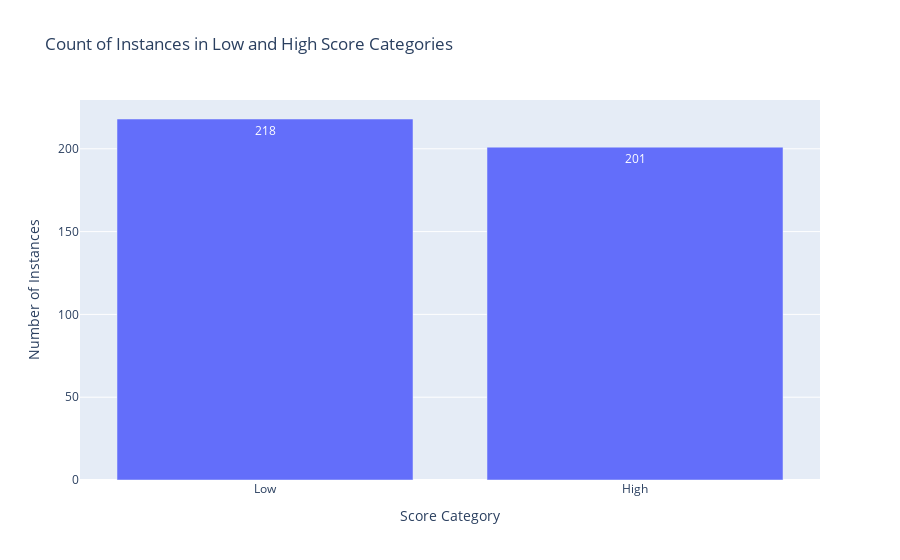

Notebook code for this chart:
### Code cell
# Count the instances for each Score_Category
score_category_counts = filtered_df['Score_Category'].value_counts()

# Create a bar plot using Plotly to visualize the counts of 'Low' and 'High'
fig00 = px.bar(x=score_category_counts.index, 
             y=score_category_counts.values, 
             labels={'x': 'Score Category', 'y': 'Count of Instances'}, 
             title='Count of Instances in Low and High Score Categories',
             text=score_category_counts.values)  # Display counts on bars

# Customize the layout
fig00.update_layout(xaxis_title='Score Category', 
                  yaxis_title='Number of Instances',
                  showlegend=False)

# Show the figure
fig00.show()

### Figure 1 — Plotly figure (JSON) as saved in the notebook; plotly's stock layout.template omitted (floating-point values rounded to 4 significant figures)
{"data": [{"alignmentgroup": "True", "hovertemplate": "Score Category=%{x}<br>Count of Instances=%{y}<br>text=%{text}<extra></extra>", "legendgroup": "", "marker": {"color": "#636efa", "pattern": {"shape": ""}}, "name": "", "offsetgroup": "", "orientation": "v", "showlegend": false, "text": [218, 201], "textposition": "auto", "type": "bar", "x": ["Low", "High"], "xaxis": "x", "y": [218, 201], "yaxis": "y"}], "layout": {"barmode": "relative", "legend": {"tracegroupgap": 0}, "showlegend": false, "title": {"text": "Count of Instances in Low and High Score Categories"}, "xaxis": {"anchor": "y", "domain": [0, 1], "title": {"text": "Score Category"}}, "yaxis": {"anchor": "x", "domain": [0, 1], "title": {"text": "Number of Instances"}}}}
